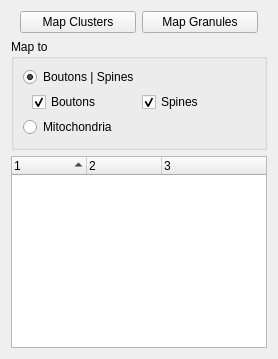
              <widget class="QWidget" name="tab_7">
               <attribute name="title">
                <string>Mapping</string>
               </attribute>
               <layout class="QVBoxLayout" name="verticalLayout_20">
                <item>
                 <widget class="QWidget" name="widget" native="true">
                  <layout class="QHBoxLayout" name="horizontalLayout">
                   <property name="topMargin">
                    <number>0</number>
                   </property>
                   <property name="bottomMargin">
                    <number>0</number>
                   </property>
                   <item>
                    <widget class="QPushButton" name="mapGlycogenClustersButton">
                     <property name="text">
                      <string>Map Clusters</string>
                     </property>
                    </widget>
                   </item>
                   <item>
                    <widget class="QPushButton" name="mapGlycogenGranulesButton">
                     <property name="text">
                      <string>Map Granules</string>
                     </property>
                    </widget>
                   </item>
                  </layout>
                 </widget>
                </item>
                <item>
                 <widget class="QGroupBox" name="groupBox_4">
                  <property name="title">
                   <string>Map to</string>
                  </property>
                  <layout class="QVBoxLayout" name="verticalLayout_13">
                   <property name="spacing">
                    <number>5</number>
                   </property>
                   <property name="topMargin">
                    <number>8</number>
                   </property>
                   <property name="bottomMargin">
                    <number>10</number>
                   </property>
                   <item>
                    <widget class="QRadioButton" name="boutonsSpinesRadioButton">
                     <property name="sizePolicy">
                      <sizepolicy hsizetype="Minimum" vsizetype="Minimum">
                       <horstretch>0</horstretch>
                       <verstretch>0</verstretch>
                      </sizepolicy>
                     </property>
                     <property name="text">
                      <string>Boutons | Spines</string>
                     </property>
                     <property name="checked">
                      <bool>true</bool>
                     </property>
                    </widget>
                   </item>
                   <item>
                    <widget class="QWidget" name="widget_2" native="true">
                     <layout class="QHBoxLayout" name="horizontalLayout_2">
                      <property name="topMargin">
                       <number>0</number>
                      </property>
                      <property name="bottomMargin">
                       <number>0</number>
                      </property>
                      <item>
                       <widget class="QCheckBox" name="glycogenMapToBoutonsCheckBox">
                        <property name="sizePolicy">
                         <sizepolicy hsizetype="Minimum" vsizetype="Minimum">
                          <horstretch>0</horstretch>
                          <verstretch>0</verstretch>
                         </sizepolicy>
                        </property>
                        <property name="text">
                         <string>Boutons</string>
                        </property>
                        <property name="checked">
                         <bool>true</bool>
                        </property>
                       </widget>
                      </item>
                      <item>
                       <widget class="QCheckBox" name="glycogenMapToSpinesCheckBox">
                        <property name="sizePolicy">
                         <sizepolicy hsizetype="Minimum" vsizetype="Minimum">
                          <horstretch>0</horstretch>
                          <verstretch>0</verstretch>
                         </sizepolicy>
                        </property>
                        <property name="text">
                         <string>Spines</string>
                        </property>
                        <property name="checked">
                         <bool>true</bool>
                        </property>
                       </widget>
                      </item>
                     </layout>
                     <zorder>glycogenMapToSpinesCheckBox</zorder>
                     <zorder>glycogenMapToBoutonsCheckBox</zorder>
                    </widget>
                   </item>
                   <item>
                    <widget class="QRadioButton" name="mitoRadioButton">
                     <property name="text">
                      <string>Mitochondria</string>
                     </property>
                    </widget>
                   </item>
                  </layout>
                 </widget>
                </item>
                <item>
                 <widget class="QTreeWidget" name="glycogenMappingTreeWidget">
                  <property name="sortingEnabled">
                   <bool>true</bool>
                  </property>
                  <property name="allColumnsShowFocus">
                   <bool>true</bool>
                  </property>
                  <property name="columnCount">
                   <number>3</number>
                  </property>
                  <attribute name="headerDefaultSectionSize">
                   <number>75</number>
                  </attribute>
                  <column>
                   <property name="text">
                    <string notr="true">1</string>
                   </property>
                  </column>
                  <column>
                   <property name="text">
                    <string notr="true">2</string>
                   </property>
                  </column>
                  <column>
                   <property name="text">
                    <string notr="true">3</string>
                   </property>
                  </column>
                 </widget>
                </item>
               </layout>
              </widget>
